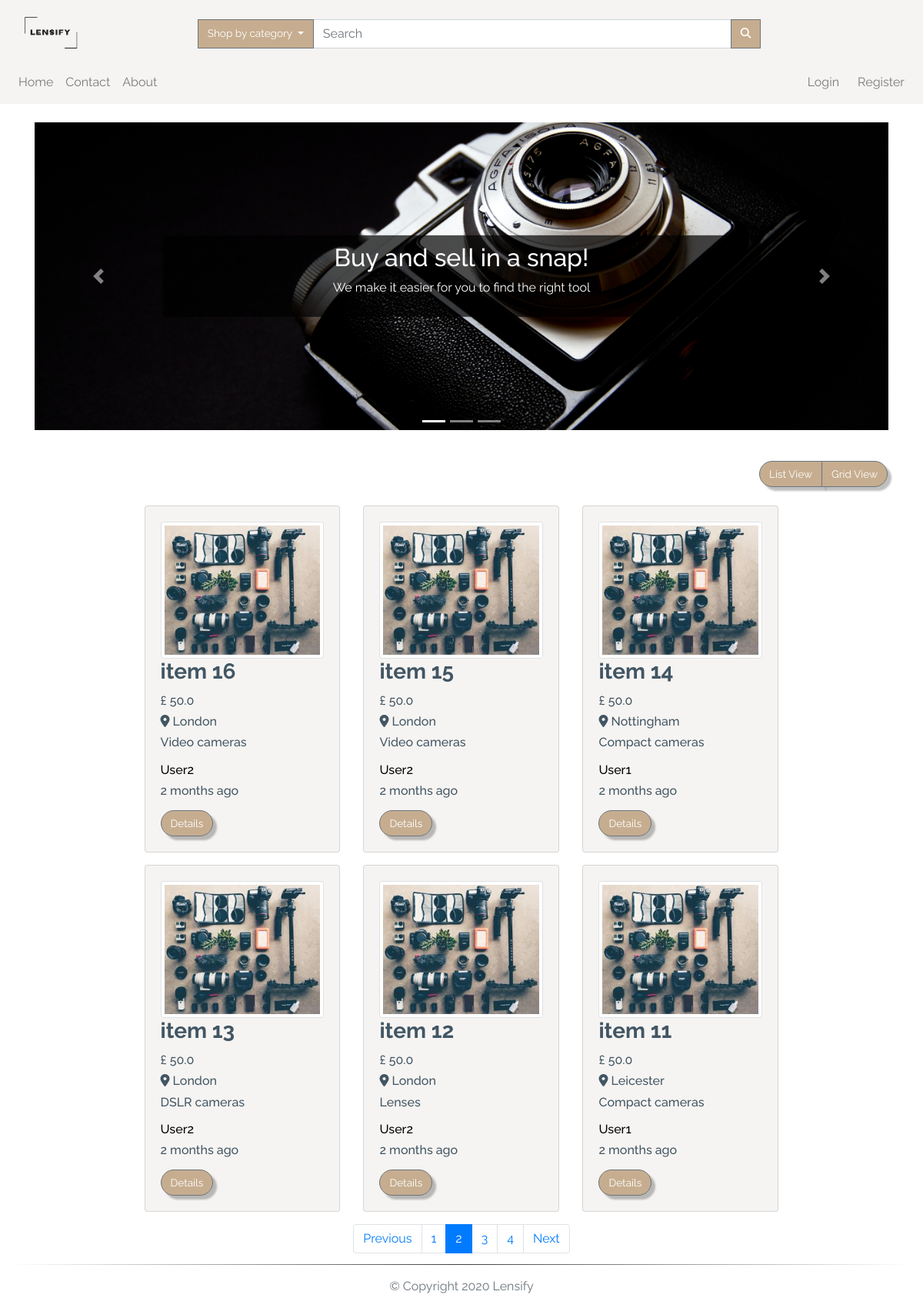
The page /index?page=2 on the database as committed earlier.
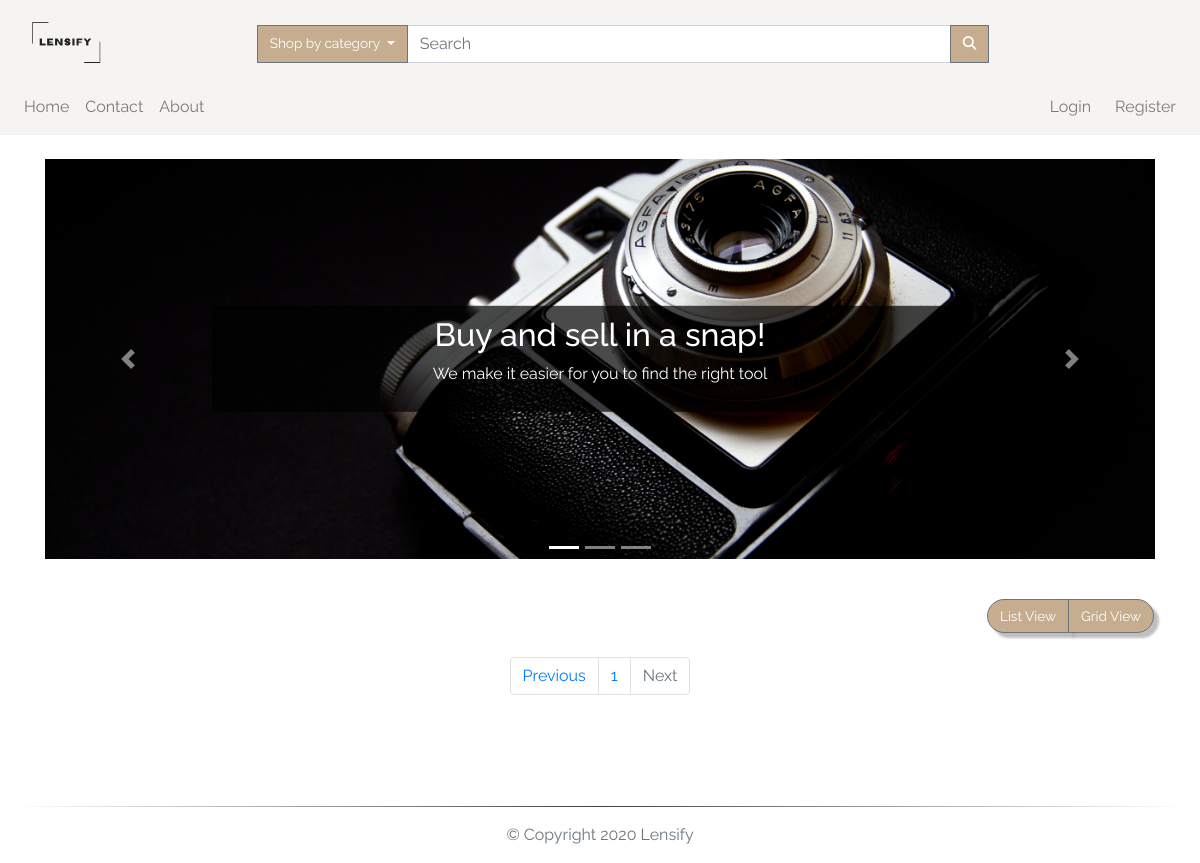
The same page on the database as committed later.
### app/models.py (models this page shows, shortened)
class TimestampMixin(object):
    created_at = db.Column(db.DateTime, nullable=False,
                           default=datetime.utcnow)
    updated_at = db.Column(db.DateTime, onupdate=datetime.utcnow)

class ItemForSale(db.Model, TimestampMixin):
    __tablename__ = "for_sale"
    id = db.Column(db.Integer, primary_key=True)
    title = db.Column(db.String(100), nullable=False)
    description = db.Column(db.Text, nullable=False)
    quantity = db.Column(db.Integer, nullable=False, default=1)
    condition = db.Column(db.String(50), nullable=False)
    item_city = db.Column(db.String(50), nullable=False)
    price = db.Column(db.Float, nullable=False)
    item_views = db.Column(db.Integer, default=0)
    image_file = db.Column(Json(128), nullable=False,
                           default=['item.jpg'])
    sold = db.Column(db.Boolean, default=False)
    seller_id = db.Column(db.Integer, db.ForeignKey("users.id"))
    category_id = db.Column(db.Integer, db.ForeignKey("categories.id"))
    item_in_order = db.relationship(
        "OrderItem", backref="item", lazy="dynamic"
    )

class Category(db.Model, TimestampMixin):
    __tablename__ = "categories"
    id = db.Column(db.Integer, primary_key=True)
    name = db.Column(db.String(30), nullable=False, unique=True)
    item_cat = db.relationship(
        "ItemForSale", backref="category", lazy="dynamic")

class User(db.Model, TimestampMixin, UserMixin):
    __tablename__ = "users"
    id = db.Column(db.Integer, primary_key=True)
    first_name = db.Column(db.String(50), nullable=False)
    last_name = db.Column(db.String(50), nullable=False)
    username = db.Column(db.String(50), unique=True, nullable=False)
    email = db.Column(db.String(115), unique=True, nullable=False)
    image_file = db.Column(db.String(80), nullable=False,
                           default="default.jpg")
    password_hash = db.Column(db.String(60), nullable=False)
    items_for_sale = db.relationship(
        "ItemForSale", backref="seller", lazy="dynamic")
    orders = db.relationship("Order", backref="buyer", lazy=True)
    address = db.relationship(
        "Address", secondary="user_addresses", backref="user", lazy="dynamic"
    )
    followed = db.relationship(
        'User', secondary=followers,
        primaryjoin=(followers.c.follower_id == id),
        secondaryjoin=(followers.c.followed_id == id),
        backref=db.backref('followers', lazy='dynamic'), lazy='dynamic')
    reviewed = db.relationship(
        'Review', backref='user_reviewed', primaryjoin=(Review.user_reviewed_id == id), lazy="dynamic"
    )
    reviewer = db.relationship(
        'Review', backref='user_reviewer', primaryjoin=(Review.user_reviewer_id == id), lazy="dynamic"
    )

### app/routes.py (the view)
@app.route("/")
@app.route("/index")
def index():
    page = request.args.get('page', 1, type=int)
    all_items = ItemForSale.query.filter_by(sold=False)\
        .order_by(ItemForSale.id.desc()).paginate(page, app.config['LISTINGS_PER_PAGE'], False)
    next_url = url_for('index', page=all_items.next_num) \
        if all_items.has_next else None
    prev_url = url_for('index', page=all_items.prev_num) \
        if all_items.has_prev else None
    return render_template("index.html", all_items=all_items.items, next_url=next_url,
                           prev_url=prev_url, page_num=all_items.iter_pages(), page=page)

### app/models.py (called while the page is built)
    def process_result_value(self, value, dialect):
        return json.loads(value)

### app/routes.py (called while the page is built)
@app.before_request
def before_request():
    if current_user.is_authenticated:
        current_user.updated_at = datetime.utcnow()
        db.session.commit()

@app.context_processor
def inject_categories():
    categories = Category.query.join(
        ItemForSale, (Category.id == ItemForSale.category_id)).all()
    return dict(categories=categories)

### app/templates/index.html (shortened to what the changed rows need)
{% extends "layout.html" %}
{% block app_content %}
<div class="container-fluid h-100 mt-4">
  <div class="row">
    <div class="col-12 h-100">
      <div class="container-fluid">
        <div class="row justify-content-center mb-4">
          <div class="col-12">
            <div id="slider-animation" class="carousel slide" data-ride="carousel">
              <div class="carousel-inner">
                <div class="carousel-item active">
                  <div class="text-box">
                    <h2 class="wow slideInRight" data-wow-duration="2s">Buy and sell in a snap!</h2>
                  </div>
                </div>
              </div>
            </div>
          </div>
        </div>
      </div>
      <div id="products" class="row view-group w-75 mx-auto">
        {% for item in all_items %}
        <div class=" item col-12 col-md-6 col-lg-4 py-2">
          <div class="card custom-bg h-100">
            <div class="card-body">
              <a href="{{url_for('item', item_id=item.id)}}">
                <img class="img-fluid img-thumbnail card-img-top group list-group-image img-event"
                  src="{{url_for('static', filename='img/items/' + item.image_file[0])}}" alt="{{ item.title }}">
              </a>
              <h3 class="card-title list-group-item-heading font-weight-bold ">{{ item.title }}</h3>
              <small class="d-block font-weight-bold card-text">
                <h6>£ {{ item.price }}</h6>
              </small>
              <small class="font-weight-bold card-text">
                <h6 class="text-capitalize"><i class="fas fa-map-marker-alt"></i> {{ item.item_city }}</h6>
              </small>
              <small class="card-text">
                <h6>{{ item.category.name }}</h6>
              </small>
              <h6 class="card-text mt-3">
                <a href="{{url_for('user', username=item.seller.username)}}">
                  {{ item.seller.username.capitalize() }}
                </a>
              </h6>
              <small class="card-text">
                <h6>{{ moment(item.created_at).fromNow() }}</h6>
              </small>
              <a href="{{url_for('item', item_id=item.id)}}" class="btn btn-secondary mt-2">
                Details
              </a>
            </div>
          </div>
        </div>
        {% endfor %}
      </div>
      <nav aria-label="Page navigation" class="col-12 my-2">
        <ul class="pagination justify-content-center">
          {% for num in page_num %}
          {% if num %}
          <li class="page-item {% if page == num %} active {% endif %}"><a class="page-link"
              href="{{url_for('index', page=num)}}">{{ num }}</a></li>
          {% else %}
          <span class="page-item ellipsis">…</span>
          {% endif %}
          {% endfor %}
          <li class="page-item {% if not next_url %} disabled {% endif %}">
            <a class="page-link" href="{{ next_url }}">Next</a>
          </li>
        </ul>
      </nav>
    </div>
  </div>
</div>
</div>
{% endblock app_content %}

Rows that differ between the two databases and show on the page:
no longer on this page (row edited): ItemForSale: title "item 16", price "50.0", item_city "London", category.name "Video cameras", seller.username "User2", created_at "2 months ago"
no longer on this page (row edited): ItemForSale: title "item 15", price "50.0", item_city "London", category.name "Video cameras", seller.username "User2", created_at "2 months ago"
no longer on this page (row edited): ItemForSale: title "item 14", price "50.0", item_city "Nottingham", category.name "Compact cameras", seller.username "User1", created_at "2 months ago"
no longer on this page (row edited): ItemForSale: title "item 13", price "50.0", item_city "London", category.name "DSLR cameras", seller.username "User2", created_at "2 months ago"
no longer on this page (row edited): ItemForSale: title "item 12", price "50.0", item_city "London", category.name "Lenses", seller.username "User2", created_at "2 months ago"
no longer on this page (row edited): ItemForSale: title "item 11", price "50.0", item_city "Leicester", category.name "Compact cameras", seller.username "User1", created_at "2 months ago"
Other text that changed with them:
list line gone: "2"
list line gone: "3"
list line gone: "4"
